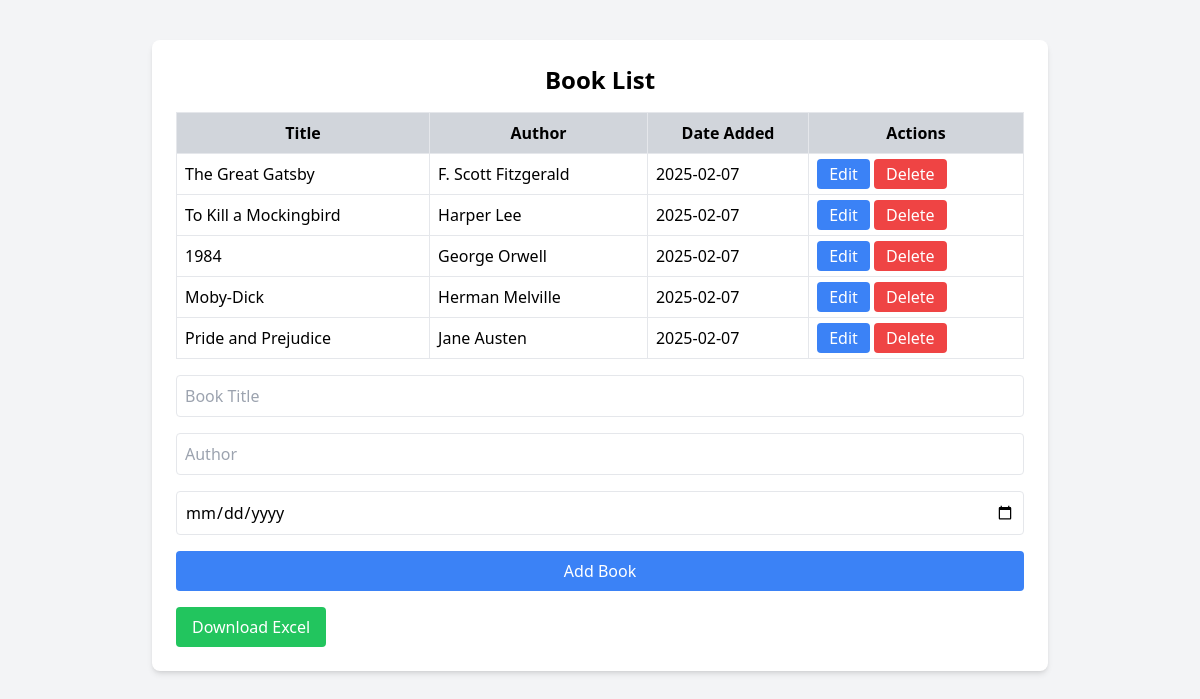
The app's page /books.php (signed in) with its own data.
### tables this page shows
CREATE TABLE books (
    id INT AUTO_INCREMENT PRIMARY KEY,
    title VARCHAR(255) NOT NULL,
    author VARCHAR(255) NOT NULL,
    date_added DATE DEFAULT CURRENT_DATE
);

### books.php (the view, shortened to what this page needs)
<?php
include('config/db.php');
$books = $conn->query("SELECT * FROM books");
?>
<!DOCTYPE html>
<html lang="en">
<head>
    <script src="https://cdn.tailwindcss.com"></script>
</head>
<body class="bg-gray-100 p-10">
    <div class="max-w-4xl mx-auto bg-white p-6 rounded-lg shadow-md">
        <h2 class="text-2xl font-bold text-center mb-4">Book List</h2>
        <table class="w-full border-collapse border border-gray-200 mb-4">
            <tr class="bg-gray-300">
                <th class="border p-2">Title</th>
                <th class="border p-2">Author</th>
                <th class="border p-2">Date Added</th>
                <th class="border p-2">Actions</th>
            </tr>
            <?php while ($row = $books->fetch_assoc()) { ?>
                <tr>
                    <td class="border p-2"><?php echo $row['title']; ?></td>
                    <td class="border p-2"><?php echo $row['author']; ?></td>
                    <td class="border p-2"><?php echo $row['date_added']; ?></td>
                    <td class="border p-2">
                        <a href="edit_book.php?id=<?php echo $row['id']; ?>" class="bg-blue-500 text-white px-3 py-1 rounded">Edit</a>
                        <a href="delete_book.php?id=<?php echo $row['id']; ?>" class="bg-red-500 text-white px-3 py-1 rounded" onclick="return confirm('Are you sure?')">Delete</a>
                    </td>
                </tr>
            <?php } ?>
        </table>
        <form method="POST" class="space-y-4">
            <input type="text" name="title" placeholder="Book Title" class="w-full p-2 border rounded" required>
            <input type="text" name="author" placeholder="Author" class="w-full p-2 border rounded" required>
            <input type="date" name="date_added" class="w-full p-2 border rounded" required>
            <button type="submit" class="w-full bg-blue-500 text-white py-2 rounded">Add Book</button>
        </form>
        <div class="mt-4 flex justify-between">
    <a href="export.php?type=excel" class="bg-green-500 text-white px-4 py-2 rounded">Download Excel</a>
</div>
    </div>
</body>
</html>

### records on screen
books: title "The Great Gatsby", author "F. Scott Fitzgerald", date_added "2025-02-07"
books: title "To Kill a Mockingbird", author "Harper Lee", date_added "2025-02-07"
books: title "1984", author "George Orwell", date_added "2025-02-07"
books: title "Moby-Dick", author "Herman Melville", date_added "2025-02-07"
books: title "Pride and Prejudice", author "Jane Austen", date_added "2025-02-07"
